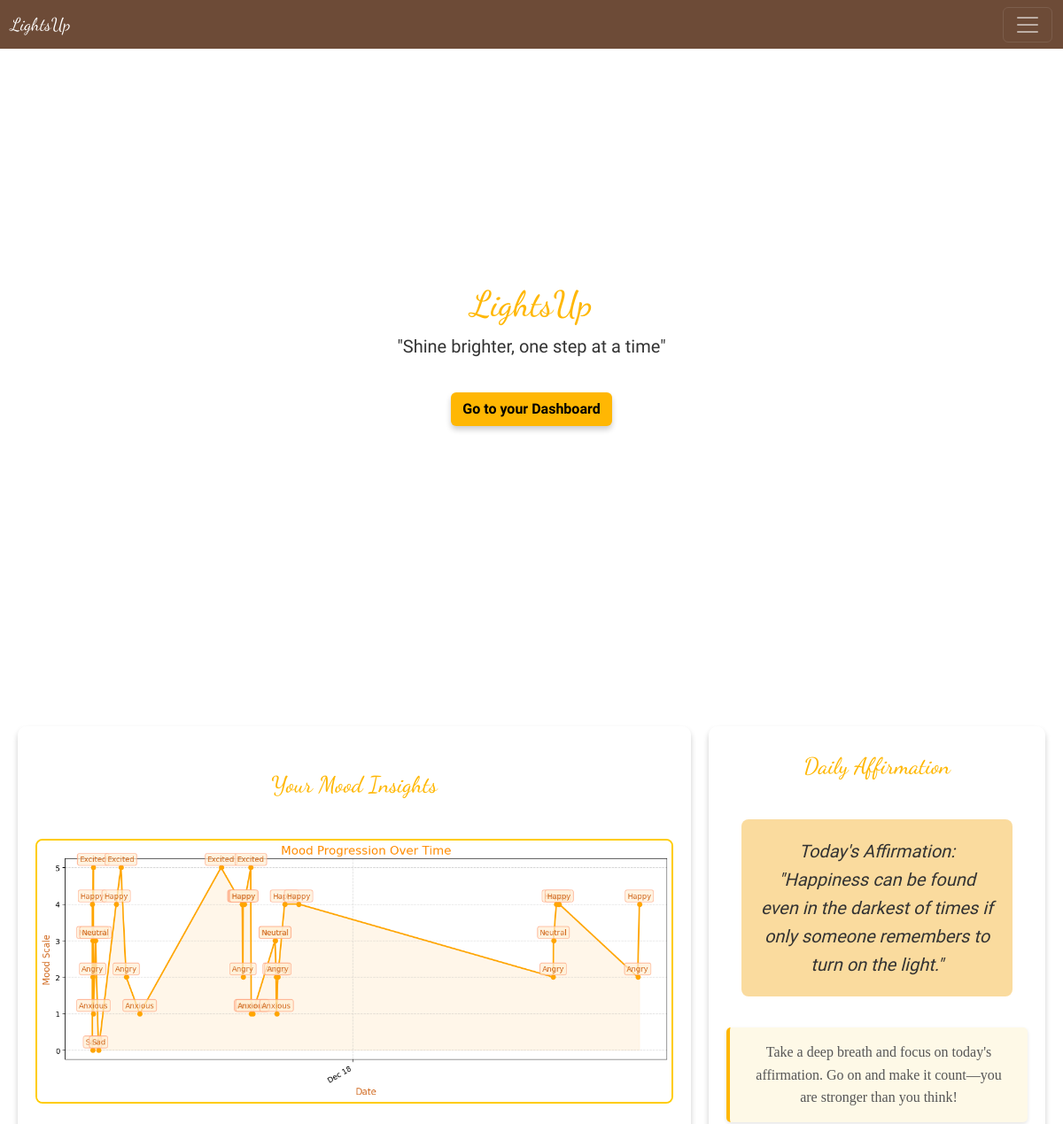
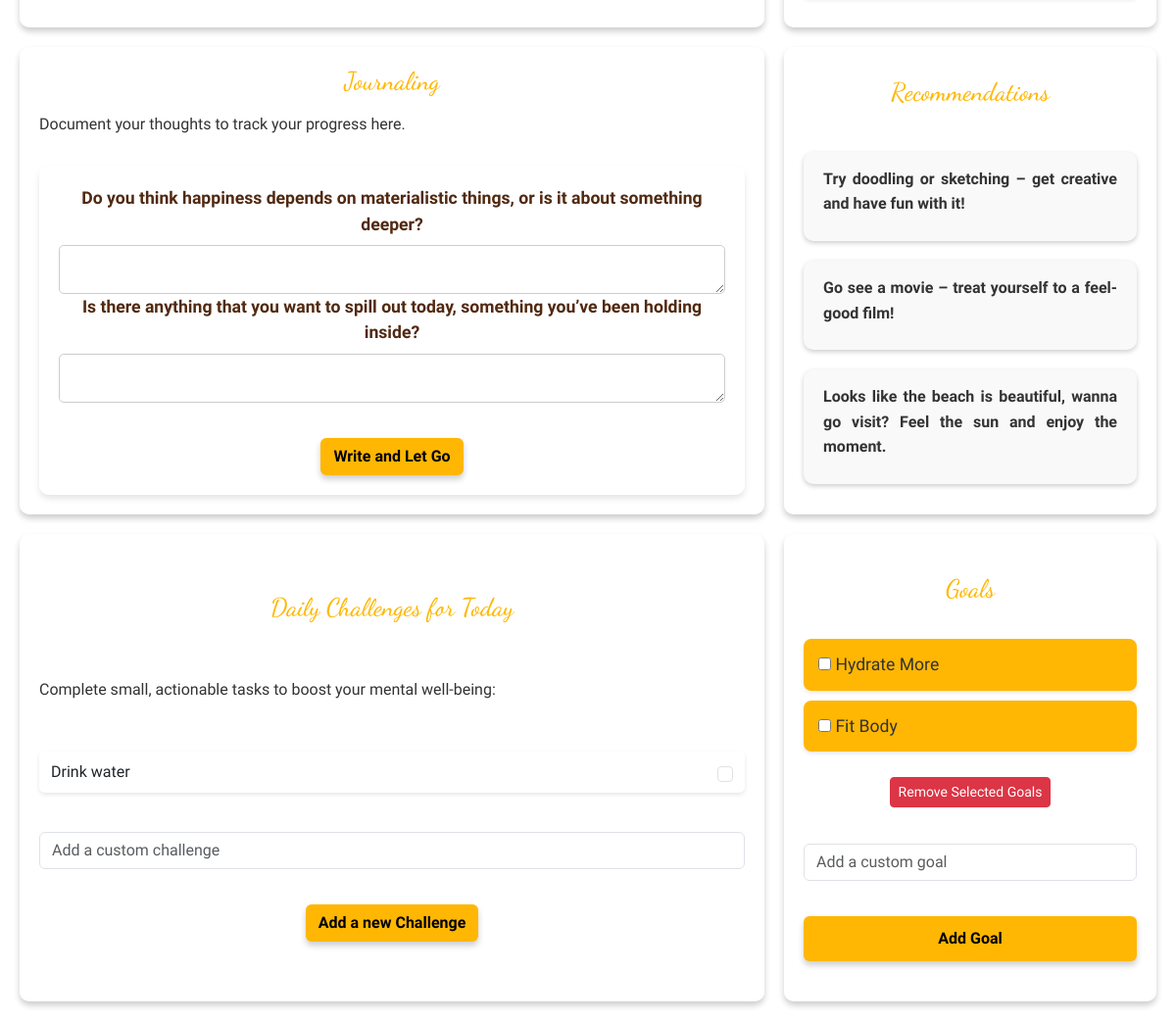
The page /dashboard (signed in) on the database its author committed (2 pictures, top to bottom).
### main/models.py (models this page shows, shortened)
class JournalingPrompt(models.Model):
    mood = models.ForeignKey(Mood, on_delete=models.CASCADE)  # Related to Mood model
    text = models.TextField()

class Affirmation(models.Model):
    mood = models.ForeignKey(Mood, on_delete=models.CASCADE)
    text = models.TextField()

class Recommendation(models.Model):
    mood = models.ForeignKey(Mood, on_delete=models.CASCADE)  # Related to Mood model
    text = models.TextField()

class Goal(models.Model):
    user = models.ForeignKey(User, on_delete=models.CASCADE) #user -> goal using this key, cascade and delete if the user is deleted
    name = models.CharField(max_length=100) #goal name
    custom_goal = models.TextField(blank=True, null=True) #for custom goals
    created_at = models.DateTimeField(auto_now_add=True) #to record the time

class DailyChallenge(models.Model):
    user = models.ForeignKey(User, on_delete=models.CASCADE)
    task = models.TextField()
    completed = models.BooleanField(default=False)
    created_at = models.DateTimeField(auto_now_add=True)

### main/views.py (the view)
# urls.py: path('dashboard', views.dashboard, name='dashboard'),
@login_required
def dashboard(request):
    user = request.user
    latest_mood = Mood.objects.filter(user=user).order_by('-created_at').first()
    print(f"Latest Mood: {latest_mood}")
    if latest_mood:
        affirmations = Affirmation.objects.filter(mood__emotion=latest_mood.emotion).order_by('?')
        print(f"Affirmation Count for mood '{latest_mood.emotion}': {affirmations.count()}")
        random_affirmation = None
        if affirmations.exists():
            random_affirmation = affirmations.order_by('?').first().text
            print(f"Random Affirmation: {random_affirmation}")
        else:
            print(f"No affirmations found for mood '{latest_mood.emotion}'.")
    else:
        print("No mood logged for the user.")
        random_affirmation = None
    prompts = JournalingPrompt.objects.filter(mood__emotion=latest_mood.emotion).order_by('?')[:2]
    recommendations = Recommendation.objects.filter(mood__emotion=latest_mood.emotion).order_by('?')[:3]
    challenges = DailyChallenge.objects.filter(user=user, completed=False)
    goals = Goal.objects.filter(user=user)
    context = { # all the data that will be passed to the template
        'latest_mood': latest_mood,
        'affirmations': random_affirmation,
        'prompts': prompts,
        'recommendations': recommendations,
        'challenges': challenges,
        'goals': goals,
    }
    return render(request, 'dashboard.html', context)

### main/models.py (called while the page is built)
    def __str__(self):
        return f"{self.user.username} - {self.emotion} - {self.created_at}"

### main/templates/dashboard.html (shortened to what this page needs)
<!DOCTYPE html>
<html lang="en">
    {% load static %}
<head>
    <link rel="stylesheet" href="{% static 'css/bootstrap.min.css' %}">
    <link rel="stylesheet" href="{% static 'css/dashboard.css' %}">
</head>
<body>
    <nav class="navbar navbar-dark fixed-top">
        <div class="container-fluid">
            <a class="navbar-brand" href="#">LightsUp</a>
             <button class="navbar-toggler" type="button" data-bs-toggle="collapse" data-bs-target="#navbarNav" aria-expanded="false">
                <span class="navbar-toggler-icon"></span>
            </button>
        </div>
    </nav>
    <div class="full-page">
        <h1>LightsUp</h1>
        <p class="lead">"Shine brighter, one step at a time"</p>
        <div>
            <a href="#dashboard" class="btn btn-custom">Go to your Dashboard</a>
        </div>
    </div>
<div id="dashboard">
    <div class="dashboard-grid">
        <div class="grid-item insights" id="insights">
            <h2>Your Mood Insights</h2>
            <img src="{% url 'mood_graph' %}" alt="Mood Graph" class="mood-graph-img">
        </div>
        <div class="grid-item journaling" id="journaling">
            <h2>Journaling</h2>
            <p>Document your thoughts to track your progress here.</p>
            <form action="{% url 'journaling' %}" method="post">
                <div class="mb-3">
                    {% for prompt in prompts %}
                        <label class="form-label">{{ prompt.text }}</label>
                        <textarea class="form-control" name="journal_{{ prompt.id }}" rows="3"></textarea>
                    {% endfor %}
                </div>
                <div class="mt-auto">
                <button type="submit" class="btn btn-custom">Write and Let Go </button>
            </div>
            </form>
        </div>
        <div class="grid-item affirmation" id="affirmation">
            <h2>Daily Affirmation</h2>
            {% if affirmations %}
                <p>Today's Affirmation: <br>"{{ affirmations }}"</p>
            {% else %}
                <p>No affirmations available for your current mood.</p>
            {% endif %}
            <div class="affirmation-quote">
                Take a deep breath and focus on today's affirmation. Go on and make it count—you are stronger than you think!
            </div>
        </div>
        <div class="grid-item recommendations" id="recommendations">
            <h2>Recommendations</h2>
            {% if recommendations %}
                <div class="recommendation-cards">
                    {% for recommendation in recommendations %}
                        <div class="recommendation-card">
                            <div class="recommendation-content">
                                <p class="recommendation-text"><strong>{{ recommendation.text }}</strong></p>
                            </div>
                        </div>
                    {% endfor %}
                </div>
            {% else %}
                <p class="no-recommendations">No recommendations for today.</p>
            {% endif %}
        </div>
        <div class="grid-item goals" id="goals">
            <h2>Goals</h2>
            <form action="{% url 'remove_goals' %}" method="post">
                <ul class="list-group">
                    {% for goal in goals %}
                        <li class="list-group-item d-flex justify-content-between align-items-center">
                            <label>
                                <input type="checkbox" name="selected_goals" value="{{ goal.id }}">
                                {{ goal.name }}
                            </label>
                        </li>
                    {% empty %}
                        <li class="list-group-item">No goals set yet.</li>
                    {% endfor %}
                </ul>
                <button type="submit" class="btn btn-danger btn-sm mt-3">Remove Selected Goals</button>
            </form>
            <form action="{% url 'add_goal' %}" method="post" class="mt-3">
                <div class="mb-3">
                    <input type="text" class="form-control" id="custom-goal" name="custom-goal" placeholder="Add a custom goal" required>
                </div>
                <button type="submit" class="btn btn-custom">Add Goal</button>
            </form>
        </div>
        <div class="grid-item daily-challenges">
            <h2>Daily Challenges for Today</h2>
            <p>Complete small, actionable tasks to boost your mental well-being:</p>
            <ul class="list-group">
                {% for challenge in challenges %}
                    <li class="list-group-item d-flex justify-content-between align-items-center">
                        {{ challenge.task }}
                        <input type="checkbox" class="form-check-input">
                    </li>
                {% empty %}
                    <li class="list-group-item">No challenges for today.</li>
                {% endfor %}
            </ul>
            <form action="{% url 'add_challenge' %}" method="post">
                <div class="mb-3">
                    <input type="text" class="form-control" id="custom-challenge" name="custom-challenge" placeholder="Add a custom challenge" required>
                </div>
                <button type="submit" class="btn btn-custom">Add a new Challenge</button>
            </form>
        </div>
    </div>
</div>
</body>
</html>

### main/static/css/dashboard.css (style rules this page uses)
body { font-family: 'Inria Sans', sans-serif; overflow-x: hidden; background: url("../images/dashboard.jpg") no-repeat center center fixed; background-size: cover; cursor: url('../images/cusrsor.png') 4 4, default; }
.full-page { height: 100vh; display: flex; justify-content: center; align-items: center; flex-direction: column; text-align: center; position: relative; }
h1,h2 { font-family: 'Dancing Script', cursive; color: #FFB703; }
.navbar-brand { font-family: 'Dancing Script', cursive; }
.navbar { background-color: #512911d6; height: 55px; }
p,ul { font-size: 1.2rem; line-height: 1.6; color: #333; text-align: justify; }
ul { list-style-type: none; }
.btn-custom { background-color: #FFB703; color: black; font-weight: bold; margin-top: 20px; box-shadow: 0 4px 6px rgba(0, 0, 0, 0.2); }
.dashboard-grid { display: grid; grid-template-columns: 3fr 1.5fr; grid-template-rows: repeat(3, 1fr); grid-gap: 20px; padding: 20px; height: 80%; }
.grid-item { background-color: rgba(255, 255, 255, 0.66); padding: 20px; border-radius: 10px; box-shadow: 0 4px 6px rgba(0, 0, 0, 0.2); text-align: center; transition: transform 0.3s ease; display: flex; flex-direction: column; justify-content: space-evenly; }
.grid-item h2 { font-size: 1.6rem; margin-bottom: 15px; }
.grid-item p { font-size: 1rem; margin-bottom: 10px; }
.grid-item.goals ul { list-style: none; padding: 0; margin: 0; }
.grid-item.goals li { justify-content: space-between; padding: 12px 15px; margin-bottom: 10px; border-radius: 8px; background: #FFB703; box-shadow: 0 2px 4px rgba(0, 0, 0, 0.1); font-size: 1.1rem; color: #333; font-weight: 500; transition: transform 0.2s ease, box-shadow 0.2s ease; }
.grid-item.goals .btn-custom { margin-top: 20px; width: 100%; text-align: center; padding: 10px; }
.insights { grid-column: 1; grid-row: 1; }
.journaling { grid-column: 1; grid-row: 2; }
.affirmation { grid-column: 2; grid-row: 1; }
.recommendations { grid-column: 2; grid-row: 2; }
.goals { grid-column: 2; grid-row: 3; }
.daily-challenges { grid-column: 1; grid-row: 3; background-color: rgba(255, 255, 255, 0.8); }
.journaling form { margin-top: 20px; padding: 20px; background-color: rgba(255, 255, 255, 0.7); border-radius: 10px; box-shadow: 0 4px 6px rgba(0, 0, 0, 0.1); }
textarea.form-control { background-color: rgba(255, 255, 255, 0.9); border: 1px solid #ccc; border-radius: 5px; padding: 8px; font-size: 1rem; color: #333; width: 100%; height: 50px; }
.mb-3 { margin-bottom: 15px; }
.form-label { font-size: 1.1rem; font-weight: bold; color: #512911; margin-bottom: 8px; }
.list-group-item { font-size: 1rem; padding: 8px 12px; border: none; background-color: rgba(255, 255, 255, 0.9); box-shadow: 0 2px 4px rgba(0, 0, 0, 0.1); border-radius: 5px; }
#affirmation p { background-color: #f4ad206f; padding: 20px; border-radius: 8px; font-size: 20px; color: #333; font-style: italic; line-height: 1.6; text-align: center; transition: transform 0.3s ease, background-color 0.3s ease; margin-top: 20px; max-width: 90%; margin-left: auto; margin-right: auto; opacity: 0; animation: fadeInUp 2s forwards; }
.affirmation-quote { margin-top: 15px; padding: 15px 20px; background-color: #fef9e7; border-left: 4px solid #FFB703; border-radius: 5px; font-size: 1rem; font-family: 'Georgia', serif; color: #555; text-align: center; line-height: 1.6; box-shadow: 0 2px 4px rgba(0, 0, 0, 0.1); transition: transform 0.3s ease, box-shadow 0.3s ease; }
.recommendation-cards { display: grid; grid-template-columns: repeat(auto-fit, minmax(250px, 1fr)); gap: 20px; margin-top: 20px; }
.recommendation-card { background-color: #f9f9f9; padding: 15px 20px; border-radius: 10px; box-shadow: 0 2px 5px rgba(0, 0, 0, 0.2); transition: transform 0.3s ease, box-shadow 0.3s ease; }
.recommendation-content { text-align: center; }
.recommendation-text { font-size: 1rem; color: #333; margin-bottom: 10px; }
.mood-graph-img { width: 100%; max-width: 800px; max-height: 400px; height: auto; display: block; margin: 0 auto; border: 2px solid #ffcc00; border-radius: 8px; }

### rows shown on the page
JournalingPrompt: text "Do you think happiness depends on materialistic things, or is it about something deeper?"
JournalingPrompt: text "Is there anything that you want to spill out today, something you’ve been holding inside?"
Affirmation: text "Happiness can be found even in the darkest of times if only someone remembers to turn on the light."
Recommendation: text "Try doodling or sketching – get creative and have fun with it!"
Recommendation: text "Go see a movie – treat yourself to a feel-good film!"
Recommendation: text "Looks like the beach is beautiful, wanna go visit? Feel the sun and enjoy the moment."
Goal: name "Hydrate More"
Goal: name "Fit Body"
DailyChallenge: task "Drink water"
